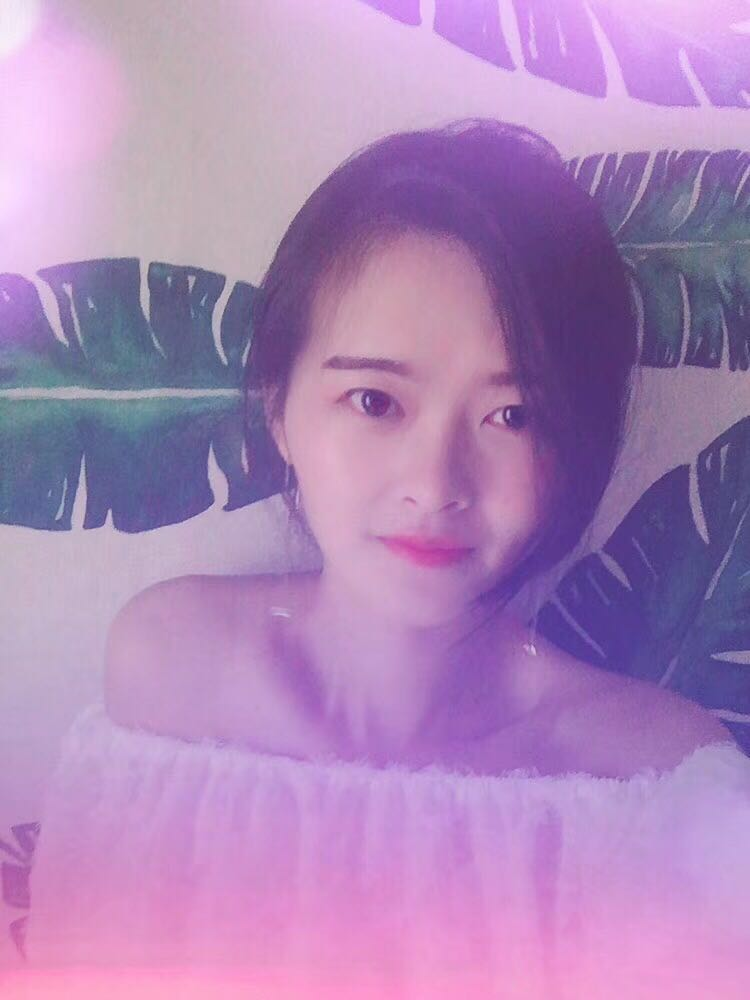
#> input picture girl.png, 750 x 1000 px
$ python ascii.py girl.png
#> lines starting #> are read from the running program, lines starting #| are printed output that depends on the picture
from PIL import Image
import argparse

#命令行输入参数处理
parser = argparse.ArgumentParser()

parser.add_argument('file')     #输入文件
parser.add_argument('-o', '--output')   #输出文件
parser.add_argument('--width', type = int, default = 150) #输出字符画宽
parser.add_argument('--height', type = int, default = 150) #输出字符画高

#获取参数
args = parser.parse_args()

IMG = args.file
WIDTH = args.width
HEIGHT = args.height
OUTPUT = args.output

#ascii_char = list("$@B%8&WM#*oahkbdpqwmZO0QLCJUYXzcvunxrjft/\|()1{}[]?-_+~<>i!lI;:,\"^`'. ")
ascii_char = list("!@#$%^&*")
# 将256灰度映射到70个字符上
def get_char(r,g,b,alpha = 256):
    if alpha == 0:
        return ' '
    length = len(ascii_char)
    #gray = int(0.6126 * r + 0.3152 * g + 0.0722 * b)
    gray = int(0.3 * r + 0.59 * g + 0.11 * b)
    unit = (256.0 + 1)/length
    return ascii_char[int(gray/unit)]

if __name__ == '__main__':

    im = Image.open(IMG)
#> im is the input picture: PIL image 750x1000 RGB; mean R, G, B 173, 134.4, 184.5
    im = im.resize((WIDTH,HEIGHT), Image.NEAREST)
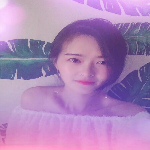
#> im: PIL image 150x150 RGB; mean R, G, B 173.1, 134.4, 184.5

    txt = ""

    for i in range(HEIGHT):
        for j in range(WIDTH):
            txt += get_char(*im.getpixel((j,i)))#返回某点的rgb值（r，g，b）*是传参的解包操作
        txt += '\n'

    print(txt)

    #字符画输出到文件
    if OUTPUT:#如果指定输出文件则：
        with open(OUTPUT,'w') as f:
            f.write(txt)
    else:
        with open("output.txt",'w') as f:
            f.write(txt)
